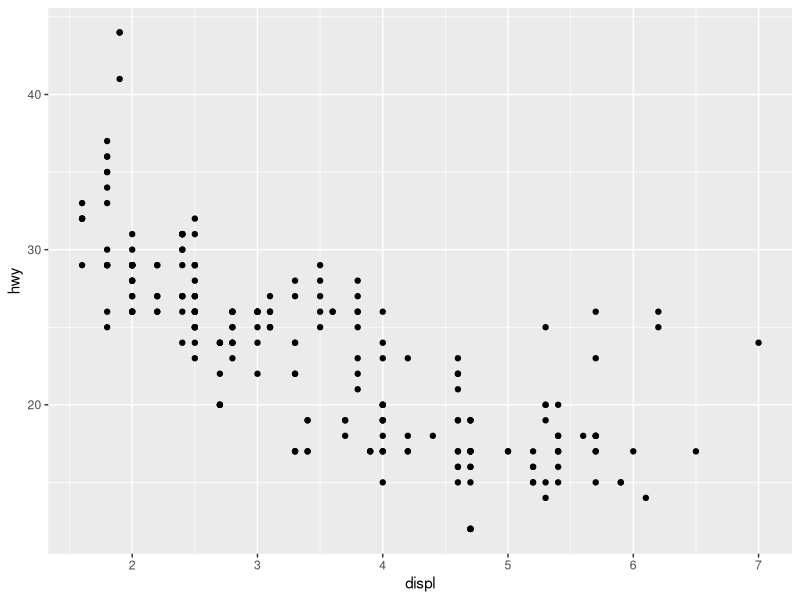
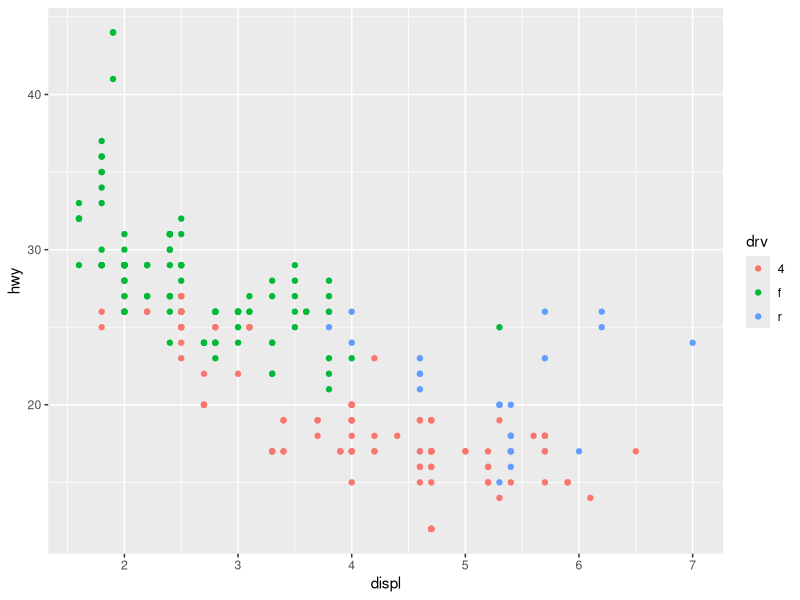
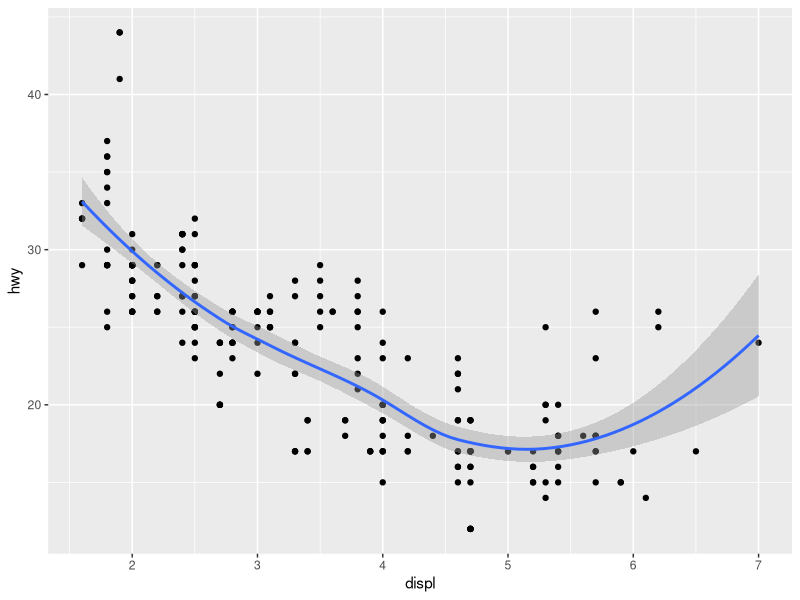
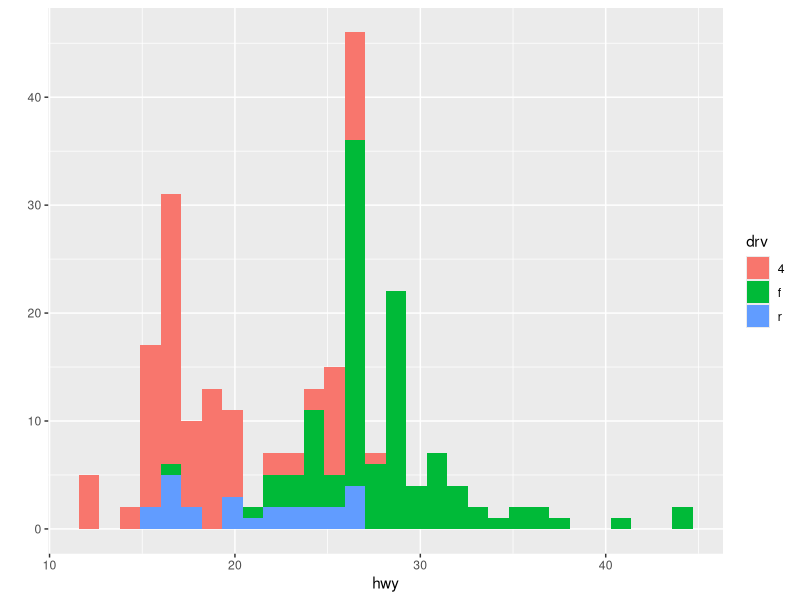
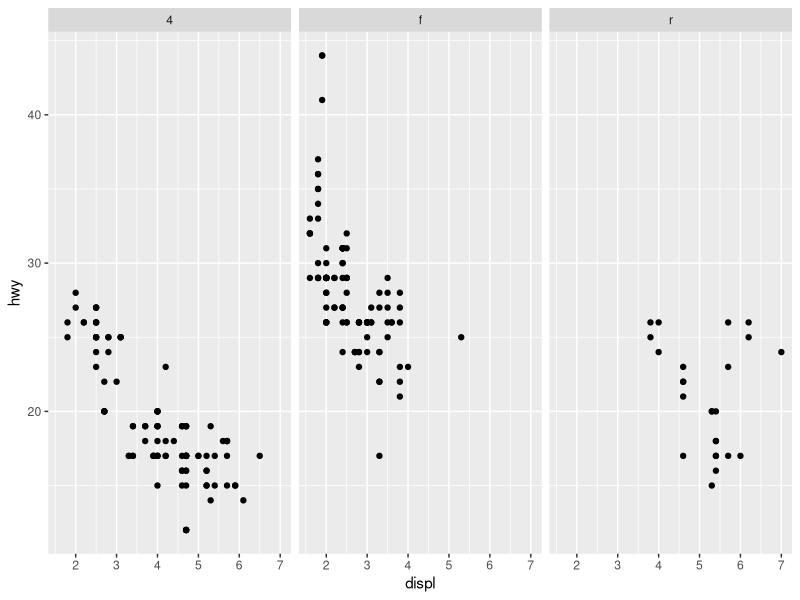
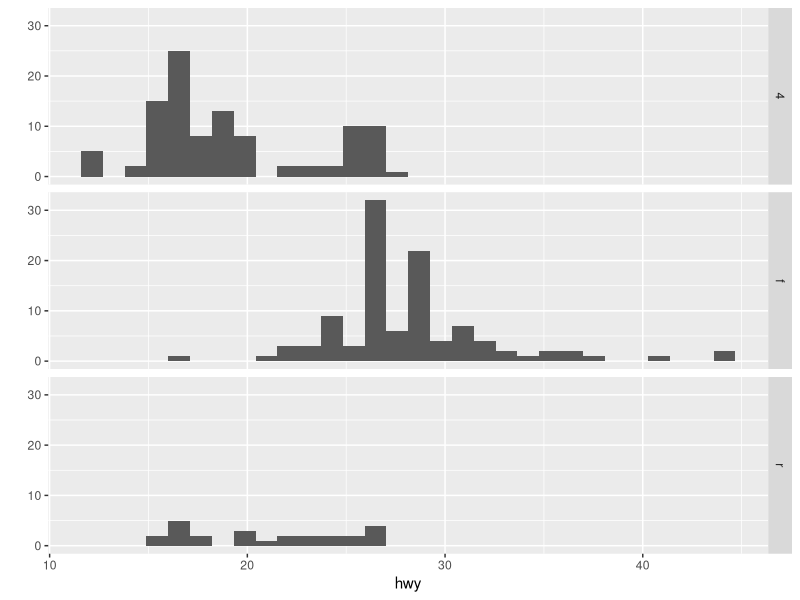
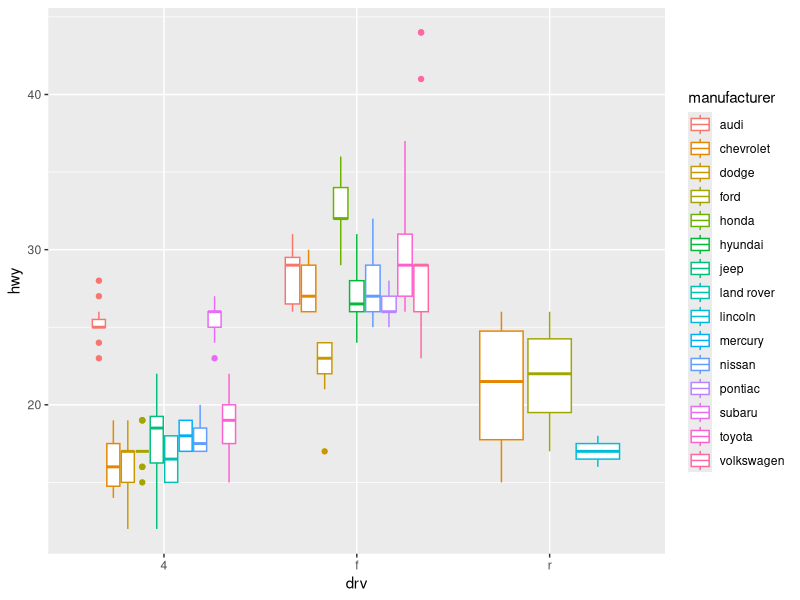
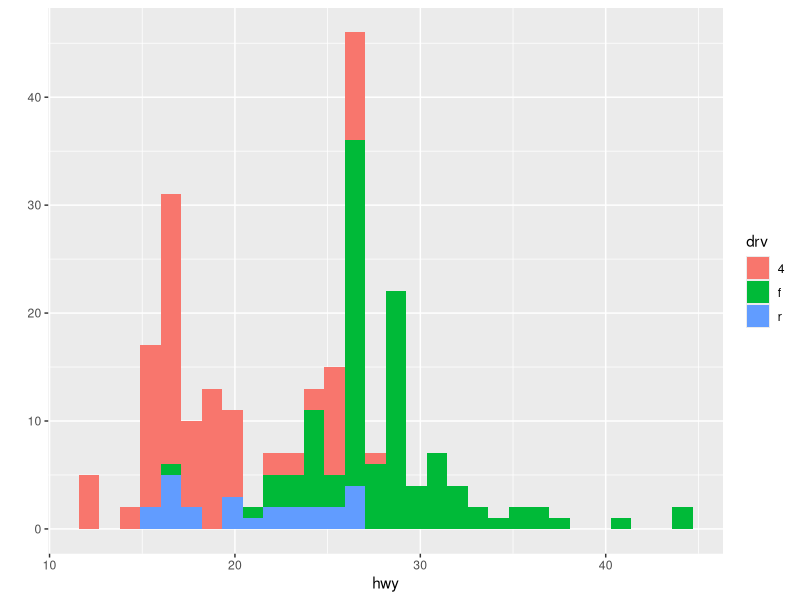

Write the R code that produced these figures, in order.
## ---- chunk 1
#xyplot(y ~ x | f * g, data)
## ---- chunk 2
library(ggplot2)
library(datasets)
str(mpg)
qplot(displ, hwy, data = mpg)
qplot(displ, hwy, data = mpg, color = drv) #auto legend is created
qplot(displ, hwy, data=mpg, geom = c("point", "smooth")) #adds a smooth line for trends
qplot(hwy, data = mpg, fill = drv) #makes a histogram with one argument, fills by factor colors
qplot(displ, hwy, data = mpg, facets =.~drv) #facets are like panels. So here we can split it into different plotss
#the dot beside drv means that the it's one row and the columns are specified by drv
# the dot to the right of drv specifies one column and the rows are specified by drv
qplot(hwy, data = mpg, facets = drv~.)
## ---- chunk 3
qplot(drv, hwy, data = mpg, geom = "boxplot", color = manufacturer) #boxplot
qplot(hwy, data = mpg, fill = drv) #histogram
## ---- chunk 4
g <- ggplot(mpg, aes(displ, hwy))
g + geom_point()
g+geom_point()+geom_smooth(method = "lm")
g+geom_point()+geom_smooth(method = "lm") + facet_grid(.~drv) + ggtitle("Swirl Rules!")
#aesthetics
g + geom_point(color = "pink", size = 4, alpha = 1/2)
g + geom_point(size = 4, alpha = 1/2, aes(color = drv))
g + geom_point(aes(color = drv)) + labs(title = "Swirl Rules!") + labs(x = "Displacement", y = "Hwy Mileage")
g + geom_point(aes(color = drv), size = 2, alpha = 1/2) + geom_smooth(size = 4, linetype = 3, method = "lm", se = FALSE)
#se are the gray shadow
## ---- chunk 5
g <- ggplot(mpg, aes(x = displ, y = hwy, color = factor(year)))
g + geom_point() + facet_grid(drv~cyl, margins = TRUE)
## ---- chunk 6
#histogram
qplot(price, data=diamonds, binwidth = 18497/30, fill = cut) #binwidth should be range/30
qplot(price, data = diamonds, geom = "density") # density function
qplot(price, data = diamonds, geom = "density", color = cut)
#qplot(carat, price, data = diamonds, shape = cut)
#qplot(carat,price,data=diamonds, color=cut) + geom_smooth(method="lm")
#plot(carat,price,data=diamonds, color=cut, facets = .~cut) + geom_smooth(method="lm")
#cutpoints <- quantile(diamonds$carat,seq(0,1,length=4),na.rm=TRUE)
#diamonds$car2 <- cut(diamonds$carat,cutpoints)
#g <- ggplot(data = diamonds, aes(depth, price))
